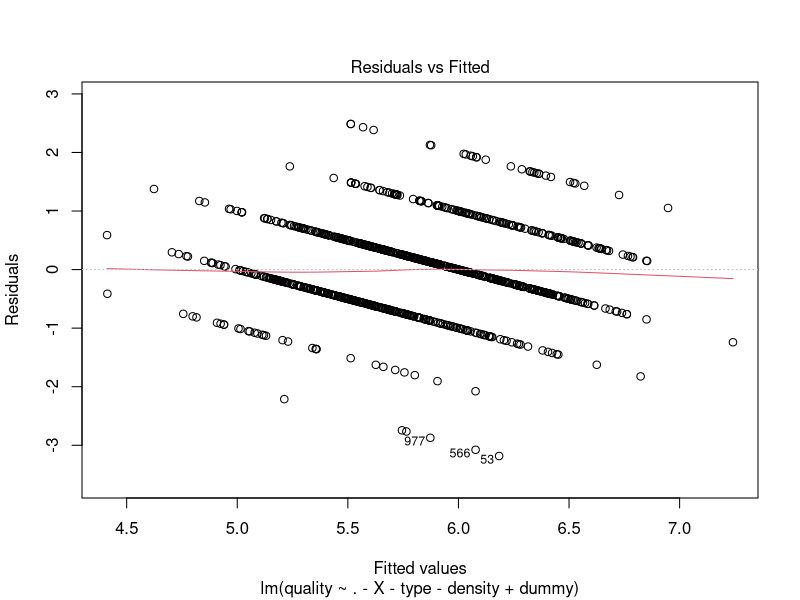
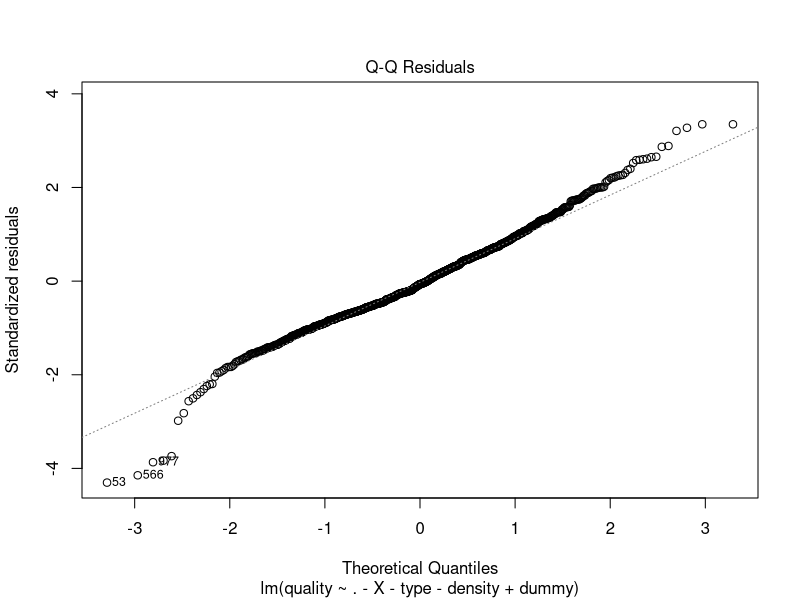
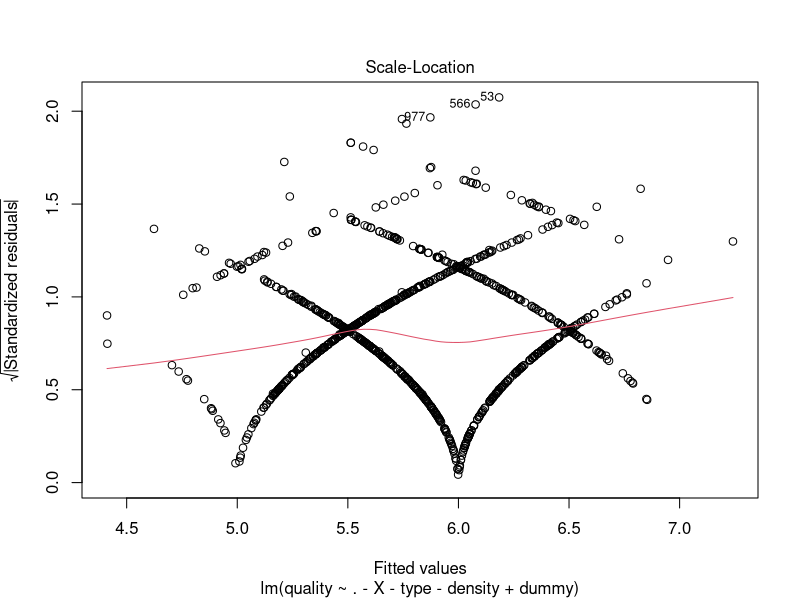
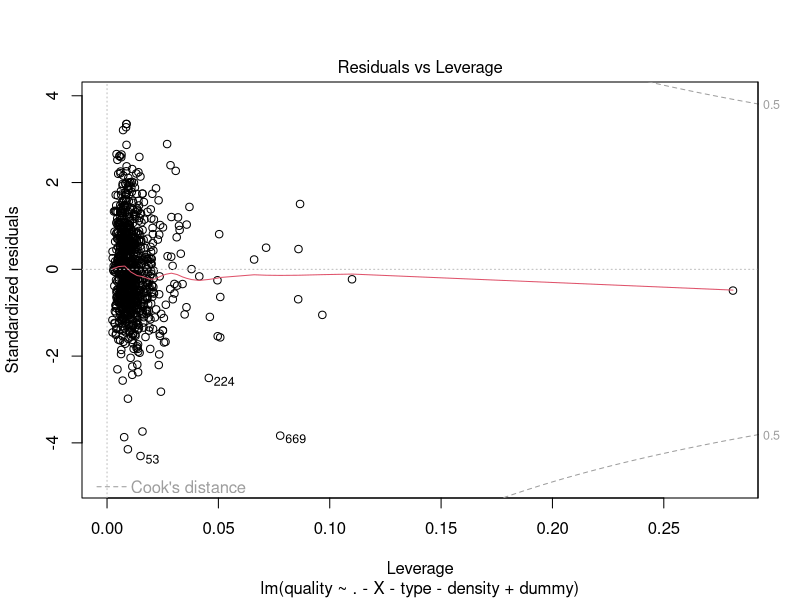
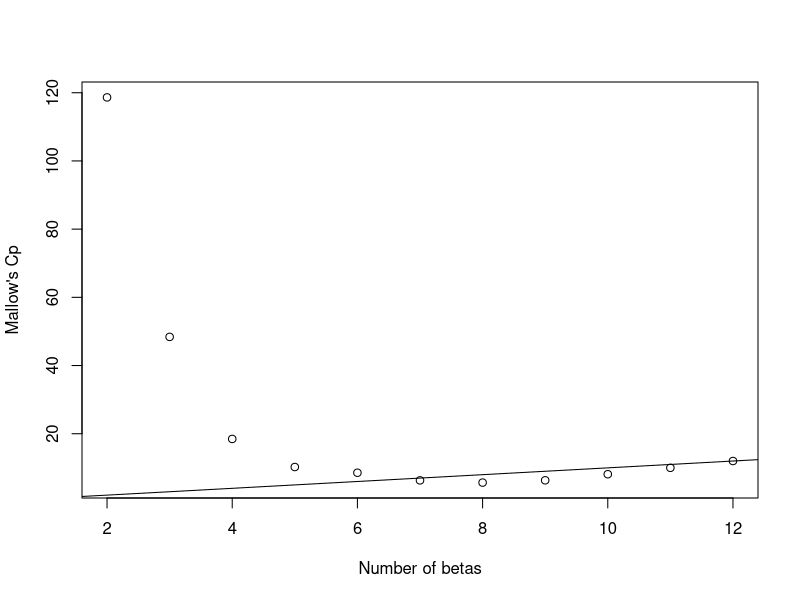
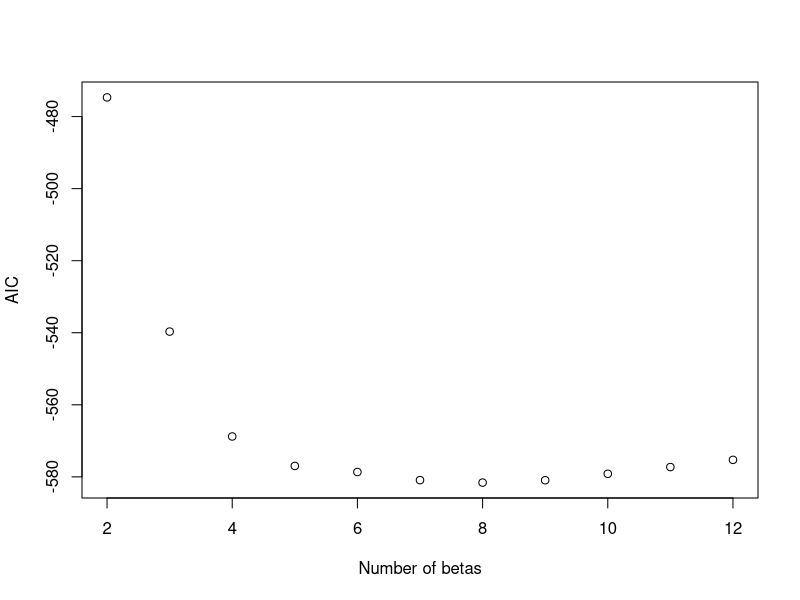
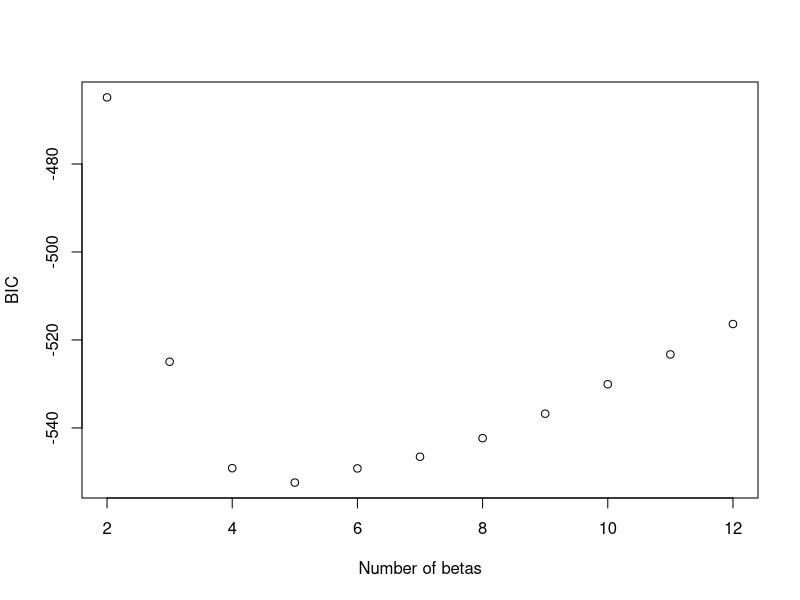
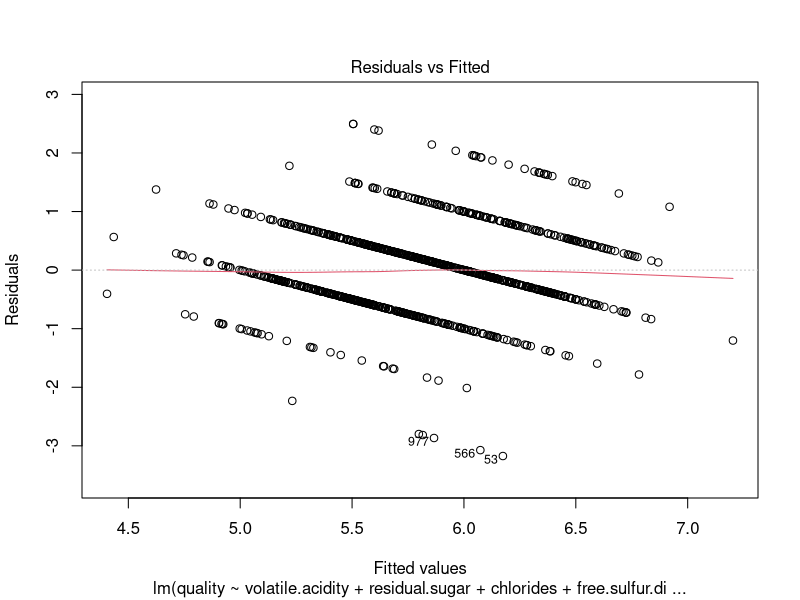

Here is the R script that generated these plots, in order:
#read in the data
wine<-read.csv("wine_sample.csv", header=TRUE)
wine$type
summary(wine)
n=nrow(wine)
#compute VIF
X=model.matrix(wine$quality~wine$fixed.acidity+wine$volatile.acidity+wine$citric.acid+wine$residual.sugar+wine$chlorides+wine$free.sulfur.dioxide+wine$total.sulfur.dioxide+wine$density+wine$pH+wine$sulphates+wine$alcohol)
R2=vector("numeric",11)
for(j in 1:11){
  y_tmp=X[,1+j]
  x_tmp=as.matrix(X[,-c(1,1+j)])
  lm_fit=lm(y_tmp~x_tmp)
  R2[j]=summary(lm_fit)$r.squared
  }
VIF=1/(1-R2)
names(VIF)=c('fixed.acidity','volatile.acidity','citric.acid','residual.sugar','chlorides','free.sulfur.dioxide','total.sulfur.dioxide','density','pH','sulphates','alcohol')
VIF
#drop density and re-compute
X2=model.matrix(wine$quality~wine$fixed.acidity+wine$volatile.acidity+wine$citric.acid+wine$residual.sugar+wine$chlorides+wine$free.sulfur.dioxide+wine$total.sulfur.dioxide+wine$pH+wine$sulphates+wine$alcohol)
R2_2=vector("numeric",10)
for(j in 1:10){
  y_tmp2=X2[,1+j]
  x_tmp2=as.matrix(X2[,-c(1,1+j)])
  lm_fit2=lm(y_tmp2~x_tmp2)
  R2_2[j]=summary(lm_fit2)$r.squared
}
VIF2=1/(1-R2_2)
names(VIF2)=c('fixed.acidity','volatile.acidity','citric.acid','residual.sugar','chlorides','free.sulfur.dioxide','total.sulfur.dioxide','pH','sulphates','alcohol')
VIF2
#create dummy variable
dummy=vector("numeric",n)
dummy[wine$type=='red']=1
dummy[wine$type=='white']=0
#take out density due to collinearity 
linear_full <- lm(quality~. -X-type-density+dummy,data = wine)
summary(linear_full)
plot(linear_full)
#select model
#backward selection
linear_red1 <- lm(quality~. -X-type-density+dummy-citric.acid,data = wine)
summary(linear_red1)
linear_red2 <- lm(quality~. -X-type-density+dummy-citric.acid-pH,data = wine)
summary(linear_red2)
linear_red3 <- lm(quality~. -X-type-density+dummy-citric.acid-pH-total.sulfur.dioxide,data = wine)
summary(linear_red3)
linear_red4 <- lm(quality~. -X-type-density+dummy-citric.acid-pH-total.sulfur.dioxide-fixed.acidity,data = wine)
summary(linear_red4)
linear_red5 <- lm(quality~. -X-type-density+dummy-citric.acid-pH-total.sulfur.dioxide-fixed.acidity-free.sulfur.dioxide,data = wine)
summary(linear_red5)
#We end up with 6 predictors.

install.packages('leaps')
require(leaps)
subset1=regsubsets(quality~. -X-type-density+dummy,nbest = 1,method = 'exhaustive',data=wine,nvmax = 13)
sum_subset<-summary(subset1)
sum_subset$which
#compute R2_adj
p_full=12
p=2:p_full
RSS_p=sum_subset$rss
totalSS=sum((wine$quality)-mean(wine$quality)^2)

n=nrow(wine)
R2_adj=1-(RSS_p/(n-p))/(totalSS/(n-1))
R2_adj
min(R2_adj)
#smallest adjusted R^2 when p=8
#Cp
sigma_hat_full=summary(linear_full)$sigma
C_p=RSS_p/(sigma_hat_full^2)+2*p-n
C_p
par(mfrow=c(1,1))
plot(p,C_p,xlab="Number of betas",ylab="Mallow's Cp")
abline(0,1)
#when p=7 

#aic
aic_p=n*log(RSS_p/n)+2*p
aic_p
min(aic_p)
plot(p,aic_p,xlab="Number of betas",ylab="AIC")
#when p=8

#bic
bic_p=n*log(RSS_p/n)+p*log(n)
bic_p
min(bic_p)
plot(p,bic_p,xlab="Number of betas",ylab="BIC")
#when p=5
 
#we should use p=8 with volatile.acidity,residual.sugar,chlorides,free.sulfur.dioxide,sulphates,alcohol,dummy

linear_red<-lm(quality~volatile.acidity+residual.sugar+chlorides+free.sulfur.dioxide+sulphates+alcohol+dummy,data = wine)
summary(linear_red)
plot(linear_red)
#p=7 might not be a good model since R^2 is 0.2627 and we have free.sulfur.dioxide insignificant. 
#However,this might be the result of we treat quality as quality when it is in fact a categorical variable. The full model has only R^2 = 0.264
